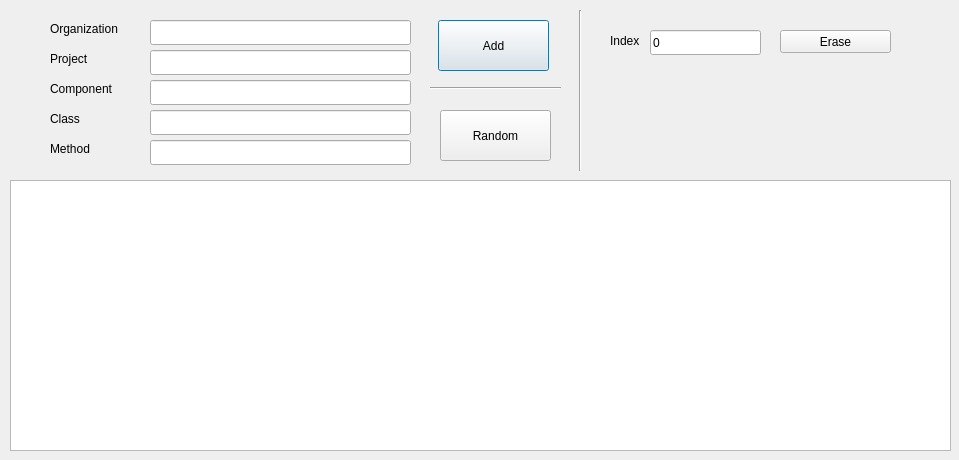
<?xml version="1.0" encoding="UTF-8"?>
<ui version="4.0">
 <class>SingleListWindow</class>
 <widget class="QDialog" name="SingleListWindow">
  <property name="geometry">
   <rect>
    <x>0</x>
    <y>0</y>
    <width>959</width>
    <height>460</height>
   </rect>
  </property>
  <property name="windowTitle">
   <string>Single Linked List Demo</string>
  </property>
  <property name="modal">
   <bool>true</bool>
  </property>
  <widget class="QTextBrowser" name="textBrowser">
   <property name="geometry">
    <rect>
     <x>10</x>
     <y>180</y>
     <width>941</width>
     <height>271</height>
    </rect>
   </property>
   <property name="font">
    <font>
     <family>Courier New</family>
     <pointsize>10</pointsize>
    </font>
   </property>
   <property name="toolTip">
    <string/>
   </property>
  </widget>
  <widget class="QLineEdit" name="componentEdit">
   <property name="geometry">
    <rect>
     <x>150</x>
     <y>80</y>
     <width>261</width>
     <height>25</height>
    </rect>
   </property>
  </widget>
  <widget class="QLabel" name="label">
   <property name="geometry">
    <rect>
     <x>50</x>
     <y>20</y>
     <width>101</width>
     <height>17</height>
    </rect>
   </property>
   <property name="text">
    <string>Organization</string>
   </property>
  </widget>
  <widget class="QPushButton" name="addButton">
   <property name="geometry">
    <rect>
     <x>438</x>
     <y>20</y>
     <width>111</width>
     <height>51</height>
    </rect>
   </property>
   <property name="text">
    <string>Add</string>
   </property>
  </widget>
  <widget class="QLineEdit" name="projEdit">
   <property name="geometry">
    <rect>
     <x>150</x>
     <y>50</y>
     <width>261</width>
     <height>25</height>
    </rect>
   </property>
  </widget>
  <widget class="QLineEdit" name="methodEdit">
   <property name="geometry">
    <rect>
     <x>150</x>
     <y>140</y>
     <width>261</width>
     <height>25</height>
    </rect>
   </property>
  </widget>
  <widget class="QLabel" name="label_2">
   <property name="geometry">
    <rect>
     <x>50</x>
     <y>50</y>
     <width>101</width>
     <height>17</height>
    </rect>
   </property>
   <property name="text">
    <string>Project</string>
   </property>
  </widget>
  <widget class="QLabel" name="label_3">
   <property name="geometry">
    <rect>
     <x>50</x>
     <y>80</y>
     <width>101</width>
     <height>17</height>
    </rect>
   </property>
   <property name="text">
    <string>Component</string>
   </property>
  </widget>
  <widget class="QLabel" name="label_5">
   <property name="geometry">
    <rect>
     <x>50</x>
     <y>140</y>
     <width>101</width>
     <height>17</height>
    </rect>
   </property>
   <property name="text">
    <string>Method</string>
   </property>
  </widget>
  <widget class="QLabel" name="label_4">
   <property name="geometry">
    <rect>
     <x>50</x>
     <y>110</y>
     <width>101</width>
     <height>17</height>
    </rect>
   </property>
   <property name="text">
    <string>Class</string>
   </property>
  </widget>
  <widget class="QLineEdit" name="orgEdit">
   <property name="geometry">
    <rect>
     <x>150</x>
     <y>20</y>
     <width>261</width>
     <height>25</height>
    </rect>
   </property>
  </widget>
  <widget class="QLineEdit" name="classEdit">
   <property name="geometry">
    <rect>
     <x>150</x>
     <y>110</y>
     <width>261</width>
     <height>25</height>
    </rect>
   </property>
  </widget>
  <widget class="QPushButton" name="randomButton">
   <property name="geometry">
    <rect>
     <x>440</x>
     <y>110</y>
     <width>111</width>
     <height>51</height>
    </rect>
   </property>
   <property name="text">
    <string>Random</string>
   </property>
  </widget>
  <widget class="QLineEdit" name="indexEdit">
   <property name="geometry">
    <rect>
     <x>650</x>
     <y>30</y>
     <width>111</width>
     <height>25</height>
    </rect>
   </property>
   <property name="text">
    <string>0</string>
   </property>
  </widget>
  <widget class="QLabel" name="labelIndex">
   <property name="geometry">
    <rect>
     <x>610</x>
     <y>30</y>
     <width>47</width>
     <height>21</height>
    </rect>
   </property>
   <property name="text">
    <string>Index</string>
   </property>
  </widget>
  <widget class="QPushButton" name="eraseButton">
   <property name="geometry">
    <rect>
     <x>780</x>
     <y>30</y>
     <width>111</width>
     <height>23</height>
    </rect>
   </property>
   <property name="text">
    <string>Erase</string>
   </property>
  </widget>
  <widget class="Line" name="line">
   <property name="geometry">
    <rect>
     <x>570</x>
     <y>10</y>
     <width>20</width>
     <height>161</height>
    </rect>
   </property>
   <property name="orientation">
    <enum>Qt::Vertical</enum>
   </property>
  </widget>
  <widget class="Line" name="line_2">
   <property name="geometry">
    <rect>
     <x>430</x>
     <y>80</y>
     <width>131</width>
     <height>16</height>
    </rect>
   </property>
   <property name="orientation">
    <enum>Qt::Horizontal</enum>
   </property>
  </widget>
 </widget>
 <resources/>
 <connections/>
</ui>
